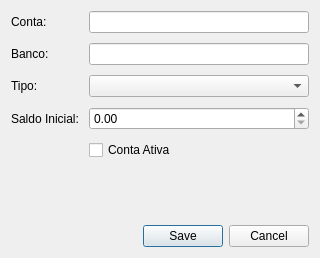
<?xml version="1.0" encoding="UTF-8"?>
<ui version="4.0">
 <class>ContaWidget</class>
 <widget class="QDialog" name="ContaWidget">
  <property name="geometry">
   <rect>
    <x>0</x>
    <y>0</y>
    <width>320</width>
    <height>258</height>
   </rect>
  </property>
  <property name="minimumSize">
   <size>
    <width>320</width>
    <height>178</height>
   </size>
  </property>
  <property name="windowTitle">
   <string>Dialog</string>
  </property>
  <property name="sizeGripEnabled">
   <bool>false</bool>
  </property>
  <property name="modal">
   <bool>false</bool>
  </property>
  <layout class="QVBoxLayout" name="verticalLayout">
   <item>
    <layout class="QVBoxLayout" name="layPrincipal" stretch="0">
     <property name="spacing">
      <number>0</number>
     </property>
     <property name="sizeConstraint">
      <enum>QLayout::SizeConstraint::SetMaximumSize</enum>
     </property>
     <item>
      <layout class="QFormLayout" name="layFormulario">
       <property name="formAlignment">
        <set>Qt::AlignmentFlag::AlignLeading|Qt::AlignmentFlag::AlignLeft|Qt::AlignmentFlag::AlignTop</set>
       </property>
       <property name="horizontalSpacing">
        <number>10</number>
       </property>
       <property name="verticalSpacing">
        <number>10</number>
       </property>
       <item row="0" column="0">
        <widget class="QLabel" name="lblNome">
         <property name="text">
          <string>Conta:</string>
         </property>
        </widget>
       </item>
       <item row="0" column="1">
        <widget class="QLineEdit" name="edtNome"/>
       </item>
       <item row="1" column="0">
        <widget class="QLabel" name="lblBanco">
         <property name="text">
          <string>Banco:</string>
         </property>
        </widget>
       </item>
       <item row="1" column="1">
        <widget class="QLineEdit" name="edtBanco"/>
       </item>
       <item row="3" column="0">
        <widget class="QLabel" name="lblSaldoInicial">
         <property name="text">
          <string>Saldo Inicial:</string>
         </property>
        </widget>
       </item>
       <item row="3" column="1">
        <widget class="QDoubleSpinBox" name="spnSaldoInicial"/>
       </item>
       <item row="4" column="1">
        <widget class="QCheckBox" name="chkAtiva">
         <property name="text">
          <string>Conta Ativa</string>
         </property>
        </widget>
       </item>
       <item row="2" column="0">
        <widget class="QLabel" name="label">
         <property name="text">
          <string>Tipo:</string>
         </property>
        </widget>
       </item>
       <item row="2" column="1">
        <widget class="QComboBox" name="cmbTipo">
         <property name="placeholderText">
          <string>...</string>
         </property>
         <item>
          <property name="text">
           <string>Corrente</string>
          </property>
         </item>
         <item>
          <property name="text">
           <string>Investimento</string>
          </property>
         </item>
        </widget>
       </item>
      </layout>
     </item>
    </layout>
   </item>
   <item>
    <widget class="QDialogButtonBox" name="bbConta">
     <property name="orientation">
      <enum>Qt::Orientation::Horizontal</enum>
     </property>
     <property name="standardButtons">
      <set>QDialogButtonBox::StandardButton::Cancel|QDialogButtonBox::StandardButton::Save</set>
     </property>
    </widget>
   </item>
  </layout>
 </widget>
 <resources/>
 <connections/>
</ui>
